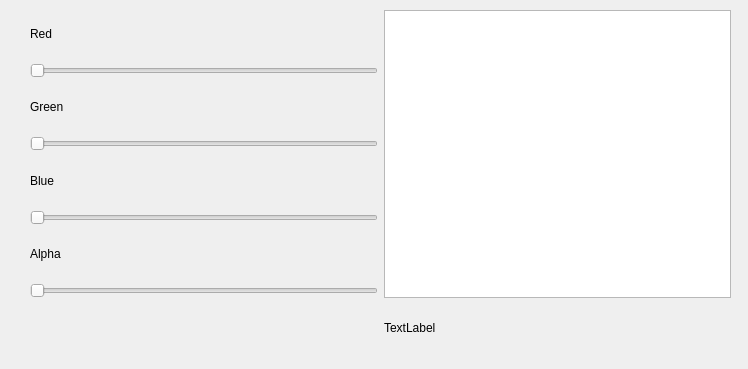
<?xml version="1.0" encoding="UTF-8"?>
<ui version="4.0">
 <class>ExQSlider</class>
 <widget class="QWidget" name="ExQSlider">
  <property name="geometry">
   <rect>
    <x>0</x>
    <y>0</y>
    <width>748</width>
    <height>369</height>
   </rect>
  </property>
  <property name="windowTitle">
   <string>ExQSlider</string>
  </property>
  <widget class="QWidget" name="widget" native="true">
   <property name="geometry">
    <rect>
     <x>30</x>
     <y>10</y>
     <width>701</width>
     <height>341</height>
    </rect>
   </property>
   <layout class="QGridLayout" name="gridLayout">
    <item row="8" column="1">
     <widget class="QLabel" name="labRGBVal">
      <property name="text">
       <string>TextLabel</string>
      </property>
     </widget>
    </item>
    <item row="0" column="0">
     <widget class="QLabel" name="label">
      <property name="text">
       <string>Red</string>
      </property>
     </widget>
    </item>
    <item row="3" column="0">
     <widget class="QSlider" name="sliderGreen">
      <property name="orientation">
       <enum>Qt::Horizontal</enum>
      </property>
     </widget>
    </item>
    <item row="1" column="0">
     <widget class="QSlider" name="sliderRed">
      <property name="orientation">
       <enum>Qt::Horizontal</enum>
      </property>
     </widget>
    </item>
    <item row="6" column="0">
     <widget class="QLabel" name="label_4">
      <property name="text">
       <string>Alpha</string>
      </property>
     </widget>
    </item>
    <item row="7" column="0">
     <widget class="QSlider" name="sliderAlpha">
      <property name="orientation">
       <enum>Qt::Horizontal</enum>
      </property>
     </widget>
    </item>
    <item row="2" column="0">
     <widget class="QLabel" name="label_2">
      <property name="text">
       <string>Green</string>
      </property>
     </widget>
    </item>
    <item row="4" column="0">
     <widget class="QLabel" name="label_3">
      <property name="text">
       <string>Blue</string>
      </property>
     </widget>
    </item>
    <item row="0" column="1" rowspan="8">
     <widget class="QTextEdit" name="textColor"/>
    </item>
    <item row="5" column="0">
     <widget class="QSlider" name="sliderBlue">
      <property name="orientation">
       <enum>Qt::Horizontal</enum>
      </property>
     </widget>
    </item>
   </layout>
  </widget>
 </widget>
 <resources/>
 <connections/>
</ui>
